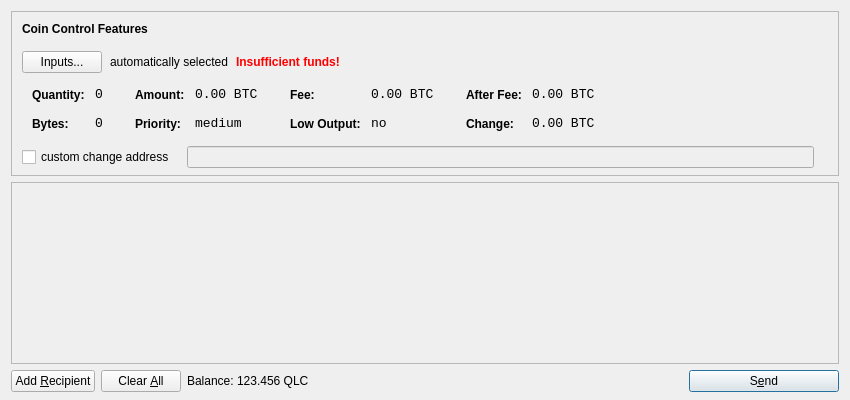
<?xml version="1.0" encoding="UTF-8"?>
<ui version="4.0">
 <class>SendCoinsDialog</class>
 <widget class="QDialog" name="SendCoinsDialog">
  <property name="geometry">
   <rect>
    <x>0</x>
    <y>0</y>
    <width>850</width>
    <height>400</height>
   </rect>
  </property>
  <property name="windowTitle">
   <string>Send Coins</string>
  </property>
  <layout class="QVBoxLayout" name="verticalLayout" stretch="0,1,0">
   <property name="bottomMargin">
    <number>8</number>
   </property>
   <item>
    <widget class="QFrame" name="frameCoinControl">
     <property name="sizePolicy">
      <sizepolicy hsizetype="Expanding" vsizetype="Expanding">
       <horstretch>0</horstretch>
       <verstretch>0</verstretch>
      </sizepolicy>
     </property>
     <property name="maximumSize">
      <size>
       <width>16777215</width>
       <height>16777215</height>
      </size>
     </property>
     <property name="frameShape">
      <enum>QFrame::StyledPanel</enum>
     </property>
     <property name="frameShadow">
      <enum>QFrame::Sunken</enum>
     </property>
     <layout class="QVBoxLayout" name="verticalLayoutCoinControl2">
      <property name="spacing">
       <number>-1</number>
      </property>
      <property name="leftMargin">
       <number>0</number>
      </property>
      <property name="topMargin">
       <number>0</number>
      </property>
      <property name="rightMargin">
       <number>0</number>
      </property>
      <property name="bottomMargin">
       <number>6</number>
      </property>
      <item>
       <layout class="QVBoxLayout" name="verticalLayoutCoinControl" stretch="0,0,0,0,1">
        <property name="spacing">
         <number>0</number>
        </property>
        <property name="leftMargin">
         <number>10</number>
        </property>
        <property name="topMargin">
         <number>10</number>
        </property>
        <item>
         <layout class="QHBoxLayout" name="horizontalLayoutCoinControl1">
          <property name="bottomMargin">
           <number>15</number>
          </property>
          <item>
           <widget class="QLabel" name="labelCoinControlFeatures">
            <property name="sizePolicy">
             <sizepolicy hsizetype="Preferred" vsizetype="Maximum">
              <horstretch>0</horstretch>
              <verstretch>0</verstretch>
             </sizepolicy>
            </property>
            <property name="font">
             <font>
              <weight>75</weight>
              <bold>true</bold>
             </font>
            </property>
            <property name="styleSheet">
             <string notr="true">font-weight:bold;</string>
            </property>
            <property name="text">
             <string>Coin Control Features</string>
            </property>
           </widget>
          </item>
         </layout>
        </item>
        <item>
         <layout class="QHBoxLayout" name="horizontalLayoutCoinControl2" stretch="0,0,0,0">
          <property name="spacing">
           <number>8</number>
          </property>
          <property name="bottomMargin">
           <number>10</number>
          </property>
          <item>
           <widget class="QPushButton" name="pushButtonCoinControl">
            <property name="styleSheet">
             <string notr="true"/>
            </property>
            <property name="text">
             <string>Inputs...</string>
            </property>
           </widget>
          </item>
          <item>
           <widget class="QLabel" name="labelCoinControlAutomaticallySelected">
            <property name="text">
             <string>automatically selected</string>
            </property>
            <property name="margin">
             <number>5</number>
            </property>
           </widget>
          </item>
          <item>
           <widget class="QLabel" name="labelCoinControlInsuffFunds">
            <property name="font">
             <font>
              <weight>75</weight>
              <bold>true</bold>
             </font>
            </property>
            <property name="styleSheet">
             <string notr="true">color:red;font-weight:bold;</string>
            </property>
            <property name="text">
             <string>Insufficient funds!</string>
            </property>
            <property name="margin">
             <number>5</number>
            </property>
           </widget>
          </item>
          <item>
           <spacer name="horizontalSpacerCoinControl">
            <property name="orientation">
             <enum>Qt::Horizontal</enum>
            </property>
            <property name="sizeHint" stdset="0">
             <size>
              <width>40</width>
              <height>1</height>
             </size>
            </property>
           </spacer>
          </item>
         </layout>
        </item>
        <item>
         <widget class="QWidget" name="widgetCoinControl" native="true">
          <property name="sizePolicy">
           <sizepolicy hsizetype="Preferred" vsizetype="Preferred">
            <horstretch>0</horstretch>
            <verstretch>0</verstretch>
           </sizepolicy>
          </property>
          <property name="minimumSize">
           <size>
            <width>0</width>
            <height>0</height>
           </size>
          </property>
          <property name="styleSheet">
           <string notr="true"/>
          </property>
          <layout class="QHBoxLayout" name="horizontalLayoutCoinControl5">
           <property name="margin">
            <number>0</number>
           </property>
           <item>
            <layout class="QHBoxLayout" name="horizontalLayoutCoinControl3" stretch="0,0,0,1">
             <property name="spacing">
              <number>20</number>
             </property>
             <property name="topMargin">
              <number>0</number>
             </property>
             <property name="bottomMargin">
              <number>10</number>
             </property>
             <item>
              <layout class="QFormLayout" name="formLayoutCoinControl1">
               <property name="horizontalSpacing">
                <number>10</number>
               </property>
               <property name="verticalSpacing">
                <number>14</number>
               </property>
               <property name="leftMargin">
                <number>10</number>
               </property>
               <property name="topMargin">
                <number>4</number>
               </property>
               <property name="rightMargin">
                <number>6</number>
               </property>
               <item row="0" column="0">
                <widget class="QLabel" name="labelCoinControlQuantityText">
                 <property name="styleSheet">
                  <string notr="true">font-weight:bold;</string>
                 </property>
                 <property name="text">
                  <string>Quantity:</string>
                 </property>
                 <property name="margin">
                  <number>0</number>
                 </property>
                </widget>
               </item>
               <item row="0" column="1">
                <widget class="QLabel" name="labelCoinControlQuantity">
                 <property name="font">
                  <font>
                   <family>Monospace</family>
                   <pointsize>10</pointsize>
                  </font>
                 </property>
                 <property name="cursor">
                  <cursorShape>IBeamCursor</cursorShape>
                 </property>
                 <property name="contextMenuPolicy">
                  <enum>Qt::ActionsContextMenu</enum>
                 </property>
                 <property name="text">
                  <string notr="true">0</string>
                 </property>
                 <property name="margin">
                  <number>0</number>
                 </property>
                 <property name="textInteractionFlags">
                  <set>Qt::LinksAccessibleByMouse|Qt::TextSelectableByKeyboard|Qt::TextSelectableByMouse</set>
                 </property>
                </widget>
               </item>
               <item row="1" column="0">
                <widget class="QLabel" name="labelCoinControlBytesText">
                 <property name="styleSheet">
                  <string notr="true">font-weight:bold;</string>
                 </property>
                 <property name="text">
                  <string>Bytes:</string>
                 </property>
                </widget>
               </item>
               <item row="1" column="1">
                <widget class="QLabel" name="labelCoinControlBytes">
                 <property name="font">
                  <font>
                   <family>Monospace</family>
                   <pointsize>10</pointsize>
                  </font>
                 </property>
                 <property name="cursor">
                  <cursorShape>IBeamCursor</cursorShape>
                 </property>
                 <property name="contextMenuPolicy">
                  <enum>Qt::ActionsContextMenu</enum>
                 </property>
                 <property name="text">
                  <string notr="true">0</string>
                 </property>
                 <property name="textInteractionFlags">
                  <set>Qt::LinksAccessibleByMouse|Qt::TextSelectableByKeyboard|Qt::TextSelectableByMouse</set>
                 </property>
                </widget>
               </item>
              </layout>
             </item>
             <item>
              <layout class="QFormLayout" name="formLayoutCoinControl2">
               <property name="horizontalSpacing">
                <number>10</number>
               </property>
               <property name="verticalSpacing">
                <number>14</number>
               </property>
               <property name="leftMargin">
                <number>6</number>
               </property>
               <property name="topMargin">
                <number>4</number>
               </property>
               <property name="rightMargin">
                <number>6</number>
               </property>
               <item row="0" column="0">
                <widget class="QLabel" name="labelCoinControlAmountText">
                 <property name="styleSheet">
                  <string notr="true">font-weight:bold;</string>
                 </property>
                 <property name="text">
                  <string>Amount:</string>
                 </property>
                 <property name="margin">
                  <number>0</number>
                 </property>
                </widget>
               </item>
               <item row="0" column="1">
                <widget class="QLabel" name="labelCoinControlAmount">
                 <property name="font">
                  <font>
                   <family>Monospace</family>
                   <pointsize>10</pointsize>
                  </font>
                 </property>
                 <property name="cursor">
                  <cursorShape>IBeamCursor</cursorShape>
                 </property>
                 <property name="contextMenuPolicy">
                  <enum>Qt::ActionsContextMenu</enum>
                 </property>
                 <property name="text">
                  <string notr="true">0.00 BTC</string>
                 </property>
                 <property name="textInteractionFlags">
                  <set>Qt::LinksAccessibleByMouse|Qt::TextSelectableByKeyboard|Qt::TextSelectableByMouse</set>
                 </property>
                </widget>
               </item>
               <item row="1" column="0">
                <widget class="QLabel" name="labelCoinControlPriorityText">
                 <property name="styleSheet">
                  <string notr="true">font-weight:bold;</string>
                 </property>
                 <property name="text">
                  <string>Priority:</string>
                 </property>
                </widget>
               </item>
               <item row="1" column="1">
                <widget class="QLabel" name="labelCoinControlPriority">
                 <property name="font">
                  <font>
                   <family>Monospace</family>
                   <pointsize>10</pointsize>
                  </font>
                 </property>
                 <property name="cursor">
                  <cursorShape>IBeamCursor</cursorShape>
                 </property>
                 <property name="contextMenuPolicy">
                  <enum>Qt::ActionsContextMenu</enum>
                 </property>
                 <property name="text">
                  <string>medium</string>
                 </property>
                 <property name="textInteractionFlags">
                  <set>Qt::LinksAccessibleByMouse|Qt::TextSelectableByKeyboard|Qt::TextSelectableByMouse</set>
                 </property>
                </widget>
               </item>
              </layout>
             </item>
             <item>
              <layout class="QFormLayout" name="formLayoutCoinControl3">
               <property name="horizontalSpacing">
                <number>10</number>
               </property>
               <property name="verticalSpacing">
                <number>14</number>
               </property>
               <property name="leftMargin">
                <number>6</number>
               </property>
               <property name="topMargin">
                <number>4</number>
               </property>
               <property name="rightMargin">
                <number>6</number>
               </property>
               <item row="0" column="0">
                <widget class="QLabel" name="labelCoinControlFeeText">
                 <property name="styleSheet">
                  <string notr="true">font-weight:bold;</string>
                 </property>
                 <property name="text">
                  <string>Fee:</string>
                 </property>
                 <property name="margin">
                  <number>0</number>
                 </property>
                </widget>
               </item>
               <item row="0" column="1">
                <widget class="QLabel" name="labelCoinControlFee">
                 <property name="font">
                  <font>
                   <family>Monospace</family>
                   <pointsize>10</pointsize>
                  </font>
                 </property>
                 <property name="cursor">
                  <cursorShape>IBeamCursor</cursorShape>
                 </property>
                 <property name="contextMenuPolicy">
                  <enum>Qt::ActionsContextMenu</enum>
                 </property>
                 <property name="text">
                  <string notr="true">0.00 BTC</string>
                 </property>
                 <property name="textInteractionFlags">
                  <set>Qt::LinksAccessibleByMouse|Qt::TextSelectableByKeyboard|Qt::TextSelectableByMouse</set>
                 </property>
                </widget>
               </item>
               <item row="1" column="0">
                <widget class="QLabel" name="labelCoinControlLowOutputText">
                 <property name="styleSheet">
                  <string notr="true">font-weight:bold;</string>
                 </property>
                 <property name="text">
                  <string>Low Output:</string>
                 </property>
                </widget>
               </item>
               <item row="1" column="1">
                <widget class="QLabel" name="labelCoinControlLowOutput">
                 <property name="font">
                  <font>
                   <family>Monospace</family>
                   <pointsize>10</pointsize>
                  </font>
                 </property>
                 <property name="cursor">
                  <cursorShape>IBeamCursor</cursorShape>
                 </property>
                 <property name="contextMenuPolicy">
                  <enum>Qt::ActionsContextMenu</enum>
                 </property>
                 <property name="text">
                  <string>no</string>
                 </property>
                 <property name="textInteractionFlags">
                  <set>Qt::LinksAccessibleByMouse|Qt::TextSelectableByKeyboard|Qt::TextSelectableByMouse</set>
                 </property>
                </widget>
               </item>
              </layout>
             </item>
             <item>
              <layout class="QFormLayout" name="formLayoutCoinControl4">
               <property name="horizontalSpacing">
                <number>10</number>
               </property>
               <property name="verticalSpacing">
                <number>14</number>
               </property>
               <property name="leftMargin">
                <number>6</number>
               </property>
               <property name="topMargin">
                <number>4</number>
               </property>
               <property name="rightMargin">
                <number>6</number>
               </property>
               <item row="0" column="0">
                <widget class="QLabel" name="labelCoinControlAfterFeeText">
                 <property name="styleSheet">
                  <string notr="true">font-weight:bold;</string>
                 </property>
                 <property name="text">
                  <string>After Fee:</string>
                 </property>
                 <property name="margin">
                  <number>0</number>
                 </property>
                </widget>
               </item>
               <item row="0" column="1">
                <widget class="QLabel" name="labelCoinControlAfterFee">
                 <property name="font">
                  <font>
                   <family>Monospace</family>
                   <pointsize>10</pointsize>
                  </font>
                 </property>
                 <property name="cursor">
                  <cursorShape>IBeamCursor</cursorShape>
                 </property>
                 <property name="contextMenuPolicy">
                  <enum>Qt::ActionsContextMenu</enum>
                 </property>
                 <property name="text">
                  <string notr="true">0.00 BTC</string>
                 </property>
                 <property name="textInteractionFlags">
                  <set>Qt::LinksAccessibleByMouse|Qt::TextSelectableByKeyboard|Qt::TextSelectableByMouse</set>
                 </property>
                </widget>
               </item>
               <item row="1" column="0">
                <widget class="QLabel" name="labelCoinControlChangeText">
                 <property name="styleSheet">
                  <string notr="true">font-weight:bold;</string>
                 </property>
                 <property name="text">
                  <string>Change:</string>
                 </property>
                </widget>
               </item>
               <item row="1" column="1">
                <widget class="QLabel" name="labelCoinControlChange">
                 <property name="font">
                  <font>
                   <family>Monospace</family>
                   <pointsize>10</pointsize>
                  </font>
                 </property>
                 <property name="cursor">
                  <cursorShape>IBeamCursor</cursorShape>
                 </property>
                 <property name="contextMenuPolicy">
                  <enum>Qt::ActionsContextMenu</enum>
                 </property>
                 <property name="text">
                  <string notr="true">0.00 BTC</string>
                 </property>
                 <property name="textInteractionFlags">
                  <set>Qt::LinksAccessibleByMouse|Qt::TextSelectableByKeyboard|Qt::TextSelectableByMouse</set>
                 </property>
                </widget>
               </item>
              </layout>
             </item>
            </layout>
           </item>
          </layout>
         </widget>
        </item>
        <item>
         <layout class="QHBoxLayout" name="horizontalLayoutCoinControl4" stretch="0,0,0">
          <property name="spacing">
           <number>12</number>
          </property>
          <property name="sizeConstraint">
           <enum>QLayout::SetDefaultConstraint</enum>
          </property>
          <property name="topMargin">
           <number>5</number>
          </property>
          <property name="rightMargin">
           <number>5</number>
          </property>
          <item>
           <widget class="QCheckBox" name="checkBoxCoinControlChange">
            <property name="text">
             <string>custom change address</string>
            </property>
           </widget>
          </item>
          <item>
           <widget class="QLineEdit" name="lineEditCoinControlChange">
            <property name="enabled">
             <bool>false</bool>
            </property>
            <property name="sizePolicy">
             <sizepolicy hsizetype="Expanding" vsizetype="Fixed">
              <horstretch>0</horstretch>
              <verstretch>0</verstretch>
             </sizepolicy>
            </property>
           </widget>
          </item>
          <item>
           <widget class="QLabel" name="labelCoinControlChangeLabel">
            <property name="sizePolicy">
             <sizepolicy hsizetype="Preferred" vsizetype="Expanding">
              <horstretch>0</horstretch>
              <verstretch>0</verstretch>
             </sizepolicy>
            </property>
            <property name="minimumSize">
             <size>
              <width>0</width>
              <height>0</height>
             </size>
            </property>
            <property name="text">
             <string/>
            </property>
            <property name="margin">
             <number>3</number>
            </property>
           </widget>
          </item>
         </layout>
        </item>
        <item>
         <spacer name="verticalSpacerCoinControl">
          <property name="orientation">
           <enum>Qt::Vertical</enum>
          </property>
          <property name="sizeHint" stdset="0">
           <size>
            <width>800</width>
            <height>1</height>
           </size>
          </property>
         </spacer>
        </item>
       </layout>
      </item>
     </layout>
    </widget>
   </item>
   <item>
    <widget class="QScrollArea" name="scrollArea">
     <property name="widgetResizable">
      <bool>true</bool>
     </property>
     <widget class="QWidget" name="scrollAreaWidgetContents">
      <property name="geometry">
       <rect>
        <x>0</x>
        <y>0</y>
        <width>830</width>
        <height>165</height>
       </rect>
      </property>
      <layout class="QVBoxLayout" name="verticalLayout_2">
       <property name="margin">
        <number>0</number>
       </property>
       <item>
        <layout class="QVBoxLayout" name="entries">
         <property name="spacing">
          <number>6</number>
         </property>
        </layout>
       </item>
       <item>
        <spacer name="verticalSpacer">
         <property name="orientation">
          <enum>Qt::Vertical</enum>
         </property>
         <property name="sizeHint" stdset="0">
          <size>
           <width>20</width>
           <height>40</height>
          </size>
         </property>
        </spacer>
       </item>
      </layout>
     </widget>
    </widget>
   </item>
   <item>
    <layout class="QHBoxLayout" name="horizontalLayout">
     <item>
      <widget class="QPushButton" name="addButton">
       <property name="toolTip">
        <string>Send to multiple recipients at once</string>
       </property>
       <property name="text">
        <string>Add &amp;Recipient</string>
       </property>
       <property name="icon">
        <iconset resource="../bitcoin.qrc">
         <normaloff>:/icons/add</normaloff>:/icons/add</iconset>
       </property>
       <property name="autoDefault">
        <bool>false</bool>
       </property>
      </widget>
     </item>
     <item>
      <widget class="QPushButton" name="clearButton">
       <property name="sizePolicy">
        <sizepolicy hsizetype="Minimum" vsizetype="Fixed">
         <horstretch>0</horstretch>
         <verstretch>0</verstretch>
        </sizepolicy>
       </property>
       <property name="toolTip">
        <string>Remove all transaction fields</string>
       </property>
       <property name="text">
        <string>Clear &amp;All</string>
       </property>
       <property name="icon">
        <iconset resource="../bitcoin.qrc">
         <normaloff>:/icons/remove</normaloff>:/icons/remove</iconset>
       </property>
       <property name="autoRepeatDelay">
        <number>300</number>
       </property>
       <property name="autoDefault">
        <bool>false</bool>
       </property>
      </widget>
     </item>
     <item>
      <layout class="QHBoxLayout" name="horizontalLayout_2">
       <property name="spacing">
        <number>3</number>
       </property>
       <item>
        <widget class="QLabel" name="label">
         <property name="text">
          <string>Balance:</string>
         </property>
        </widget>
       </item>
       <item>
        <widget class="QLabel" name="labelBalance">
         <property name="cursor">
          <cursorShape>IBeamCursor</cursorShape>
         </property>
         <property name="text">
          <string>123.456 QLC</string>
         </property>
         <property name="textInteractionFlags">
          <set>Qt::LinksAccessibleByMouse|Qt::TextSelectableByKeyboard|Qt::TextSelectableByMouse</set>
         </property>
        </widget>
       </item>
      </layout>
     </item>
     <item>
      <spacer name="horizontalSpacer">
       <property name="orientation">
        <enum>Qt::Horizontal</enum>
       </property>
       <property name="sizeHint" stdset="0">
        <size>
         <width>40</width>
         <height>20</height>
        </size>
       </property>
      </spacer>
     </item>
     <item>
      <widget class="QPushButton" name="sendButton">
       <property name="minimumSize">
        <size>
         <width>150</width>
         <height>0</height>
        </size>
       </property>
       <property name="toolTip">
        <string>Confirm the send action</string>
       </property>
       <property name="text">
        <string>S&amp;end</string>
       </property>
       <property name="icon">
        <iconset resource="../bitcoin.qrc">
         <normaloff>:/icons/send</normaloff>:/icons/send</iconset>
       </property>
       <property name="default">
        <bool>true</bool>
       </property>
      </widget>
     </item>
    </layout>
   </item>
  </layout>
 </widget>
 <resources>
  <include location="../bitcoin.qrc"/>
 </resources>
 <connections/>
</ui>
